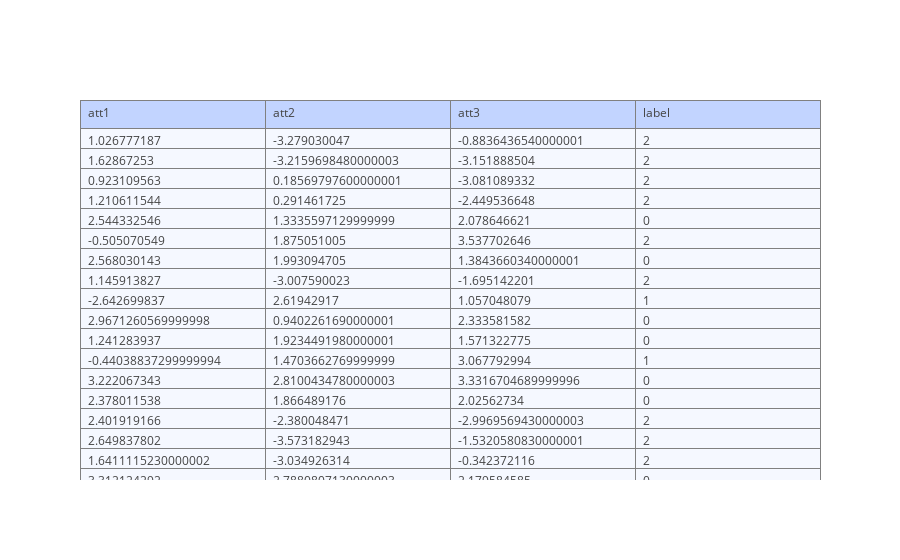

The cell this chart's notebook holds for it:
### Code cell
dataTrain = pd.read_csv('data_train_PNN.txt', delimiter = "\t")
dataTest = pd.read_csv('data_test_PNN.txt', delimiter = "\t")
trace = go.Table(
    header=dict(values=dataTrain.columns,
                fill = dict(color='#C2D4FF'),
                align = ['left'] * 5),
    cells=dict(values=[dataTrain.att1, dataTrain.att2, dataTrain.att3, dataTrain.label],
               fill = dict(color='#F5F8FF'),
               align = ['left'] * 5))


data = [trace] 
iplot(data, filename = 'Data Train')

### Figure 1 — Plotly figure (JSON) as saved in the notebook; plotly's stock layout.template omitted (floating-point values rounded to 4 significant figures; data arrays with more than 128 entries replaced by an {"elided": "..."} marker saying what was removed)
{"data": [{"cells": {"align": ["left", "left", "left", "left", "left"], "fill": {"color": "#F5F8FF"}, "values": {"elided": "4x150 float values"}}, "header": {"align": ["left", "left", "left", "left", "left"], "fill": {"color": "#C2D4FF"}, "values": ["att1", "att2", "att3", "label"]}, "type": "table"}], "layout": {}}
